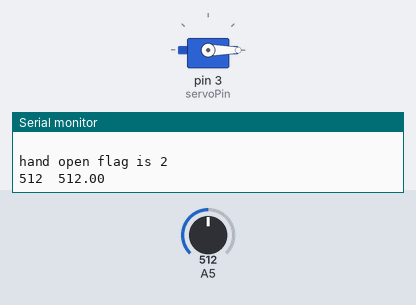
A sketch run on a simulated Arduino Uno, built with avr-gcc and run on an emulated ATmega328P. Parts: servo, the last lines printed to the serial monitor. The test bench sets the inputs (shaded band); at power-on: A5 = 512.

Above: at 2.2 s.
2.3 s: A5 set to 989
5.1 s: A5 set to 1010
At 6.78 s:
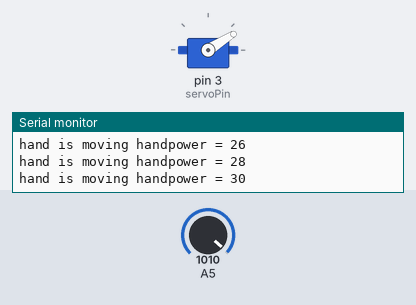
At 7.43 s:
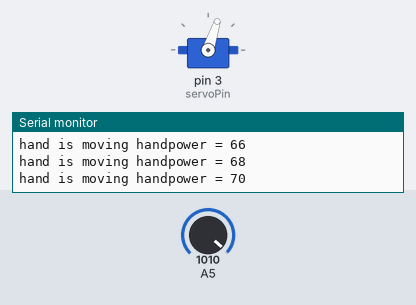
8.1 s: A5 set to 990
At 9.5 s:
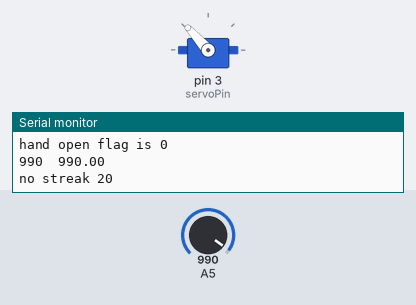
Timing chart, 0 to 11.1 s (numbered marks = the images above; inputs shaded):
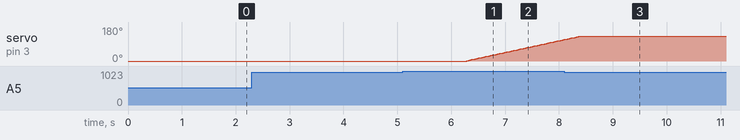

Measured:
- the behaviour switches between 1000 and 1001 on A5 (found by bisection; images 0 and 1)
- after the input at 5.1 s, servo on pin 3 (servoPin): moves from 0° to 114° over 1.8 s, starting after 1.2 s
- after the input at 8.1 s, servo on pin 3 (servoPin): goes on until 8.4 s, then stays 132°

The sketch:

P_hand_control.ino
```cpp
#include <Servo.h>

#define MAX_SIZE 20
#define THRESHHOLD 1000
#define COUNTER_MAX 10
#define MAX_CLOSE 180
#define MAX_NO_STREAK 32000

Servo servo1;
//---------------- VARIABLES ------------------//
int input[MAX_SIZE] = {0};
int avgCounter = 0;
int muscleSig;
double signalAvg;
int toggle = 1;
int delayTime = 10; // ms
int next = 0;
int pin = 3;
int power = 0;
int val = 100;
int stopClose = 0;
int counter = 0;
int servoPin = 3;
int servo1Pos = 0;
int noStreak = 0;
int noStreakVal = 100;
int handOpenFlag = 2;
int relax = 1;

void setup() {
  // put your setup code here, to run once:
    Serial.begin(9600);
    servo1.attach(servoPin);
    servo1.write(0);   // set home position of the servo to zero
    delay(1000);
}

/************* FUNCTIONS ***************/
bool measure();
double avg();
void handMove();
void zeroSignals();


void loop() {

  muscleSig = analogRead(A5);

  if (muscleSig < THRESHHOLD){
    if (noStreak > MAX_NO_STREAK)
      noStreak = MAX_NO_STREAK;
    else
      noStreak++;
  }
  else
    noStreak = 0;

  Serial.print("no streak "); Serial.println(noStreak);

  // set up a rolling vector
  for(int i = 0; i < MAX_SIZE - 1; i++) {
    next = i+1;
    input[i] = input[next];
  }

  Serial.println(" ");

  input[MAX_SIZE-1] = muscleSig;

  signalAvg = avg();  // Average the vector at each point in time

  // if signals are as strong as a threshhold
  if(signalAvg > THRESHHOLD) {
    avgCounter++;
    if (handOpenFlag == 1 || handOpenFlag == 2)//&& relax)
      toggle = 1;
    else// if (relax)
      toggle = 0;
  }

  else {
    avgCounter = 0;

    // power not being zero indicates that the hand used to be closed to some degree.
    //if (power != 0)
    //toggle = !toggle; // next time there is a flex hand will be opened
    relax = 1;
    stopClose = 0;
    counter = 0;
  }

  Serial.print("hand open flag is "); Serial.println(handOpenFlag);
  // If user has flexed for long enough
  if ((avgCounter > COUNTER_MAX )) {//&& handOpenFlag == 0) || (avgCounter > COUNTER_MAX && handOpenFlag == 2) || ((avgCounter > COUNTER_MAX && handOpenFlag == 1 && noStreak > noStreakVal))) {

    //toggle = 1;
    relax = 0;
    // If they hand is not already closed close hand else open hand
    if(toggle){
        while(measure()) {
            counter++;
            handOpenFlag = 0;

              // if arm hasnt closed fully keep closing arm
            if(power < MAX_CLOSE)
                power += 2;
            else {
                power = MAX_CLOSE;
                stopClose++;
                Serial.println("STOP FLEXING");
            }
            // stop closing arm when arm has closed to the maximum capacity
            if(stopClose < 2) {
               Serial.print("power = ");
               Serial.println(power);
               servo1Pos = power;
               servo1.write(power);
            }
            Serial.print("hand is moving hand" ); /* open flag is  "); Serial.println(handOpenFlag); */
            delay(15);
        }
    }
    else {
      power = 0;
      Serial.println("hand open");
      handOpen();
      handOpenFlag = 1;
    }
  }

  Serial.print(muscleSig);
  Serial.print("  ");
  Serial.println(signalAvg);
  delay(delayTime);
}

//average function

double avg() {
  int sum = 0;
  double average = 0;
  for(int i = 0; i < MAX_SIZE; i++) {
    sum = sum + input[i];
  }

  average = sum / MAX_SIZE;

  return average;
}

void zeroSignals() {
  for(int i = 0; i < MAX_SIZE; i++) {
    input[i] = 0;
  }
}

// function that enables the hand to open and close
void handOpen() {
  for (int pos = 180; pos >= 0; pos -= 5) { // goes from 180 degrees to 0 degrees
    if(pos <= servo1Pos) {
      Serial.println("hand open");
      servo1.write(pos);              // tell servo to go to position in variable 'pos'
      delay(2);                       // waits 15ms for the servo to reach the position
      servo1Pos = pos;

    }
  }
  while(measure()) {
     delay(15);
  }

}

bool measure() {

  muscleSig = analogRead(A5);
  for(int i = 0; i < MAX_SIZE - 1; i++) {
        next = i+1;
        input[i] = input[next];
  }
  input[MAX_SIZE-1] = muscleSig;

  if (avg() > THRESHHOLD)
    return true;
  else
    return false;

}
```
